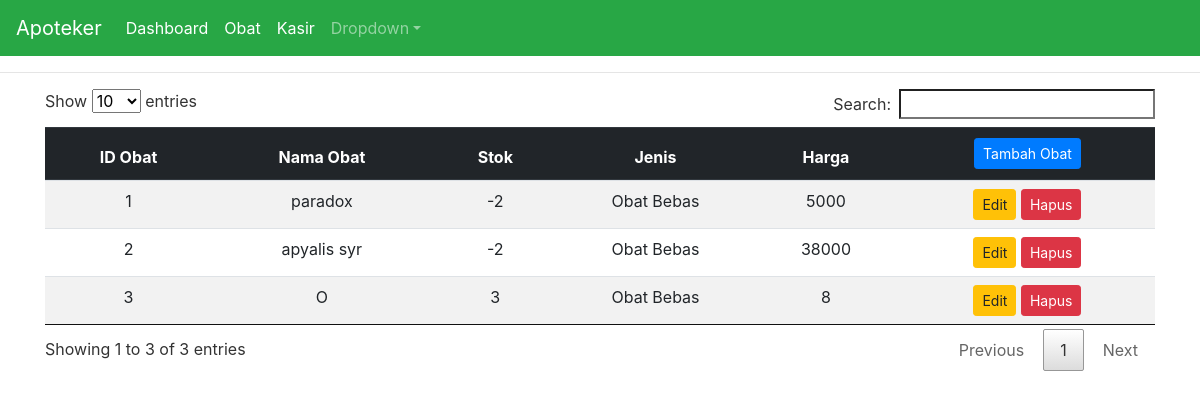
/index.php/apoteker/obat, run on the app's committed database.
### tables this page shows
CREATE TABLE `t_obat` (
  `id_obat` int(11) NOT NULL,
  `kode_obat` varchar(10) NOT NULL,
  `nama_obat` varchar(50) NOT NULL,
  `stok` int(11) NOT NULL,
  `harga` decimal(9,0) NOT NULL,
  `jenis_obat` varchar(50) NOT NULL
);

### application/controllers/Apoteker.php (called while the page is built, shortened)
<?php
class Apoteker extends CI_Controller {
    public function obat()
    {
        $data['obat'] = $this->m->getObat();
        $this->load->view('apotHeader');
        $this->load->view('apoteker/obat',$data);
        $this->load->view('apotFooter');
    }
}

### index.php (called while the page is built, shortened)
<?php
require_once BASEPATH.'core/CodeIgniter.php';

### application/models/M.php (called while the page is built, shortened)
<?php
class M extends CI_Model {
    function getObat()
    {
        $this->db->from('t_obat');
        $this->db->order_by('id_obat', 'desc');
        $q = $this->db->get();
        return $q;
    }
}

### application/views/apoteker/obat.php (the view, shortened to what this page needs)
<div class="container">
    <div class="text-center">
        <table class="table table-striped" id="my">
            <thead class="thead-dark">
                <tr>
                    <th scope="col">ID Obat</th>
                    <th>Nama Obat</th>
                    <th>Stok</th>
                    <th>Jenis</th>
                    <th>Harga</th>
                    <th><button type="button" class="btn btn-sm btn-primary btn-lg" data-toggle="modal" data-target="#obatMod">
  Tambah Obat
</button></th>
                </tr>
            </thead>
            <tbody>
                <?php
                    if($obat->num_rows() > 0){
                        foreach($obat->result() as $o){
                            echo '<tr>
                                <td scope="row">'.$o->id_obat.'</td>
                                <td>'.$o->nama_obat.'</td>
                                <td>'.$o->stok.'</td>
                                <td>'.$o->jenis_obat.'</td>
                                <td>'.$o->harga.'</td>
                                <td>
<button type="button" class="btn btn-sm btn-warning btn-lg" data-toggle="modal" data-target="#e'.$o->id_obat.'">
  Edit
</button>
<div class="modal fade" id="e'.$o->id_obat.'" tabindex="-1" role="dialog" aria-labelledby="jdl" aria-hidden="true">
            '.form_open('apoteker/edtObat/'.$o->id_obat).'
                  <input type="text" class="form-control" name="nama" id="nama" aria-describedby="helpId" value="'.$o->nama_obat.'" placeholder="">
                  <input type="number" class="form-control" name="stok" id="stok" aria-describedby="helpId" value="'.$o->stok.'" placeholder="">
                  <input type="text" class="form-control" name="harga" id="harga" aria-describedby="helpId" value="'.$o->harga.'" placeholder="">
                  <input type="text" class="form-control" name="jenis" id="jenis" aria-describedby="helpId" value="'.$o->jenis_obat.'" placeholder="">
            '.form_close().'
</div>
                                '.anchor('apoteker/delObat/'.$o->id_obat, '<button class="btn btn-sm btn-danger">Hapus</button>').'</td>
                            </tr>';
                        }
                    }else{
                        echo "<tr><td colspan='6'><pre>Data belum/tidak ditemukan!.</pre></td></tr>";
                    }
                ?>
            </tbody>
        </table>
    </div>
</div>

### aset/css/datatables.css (style rules this page uses)
table.dataTable { width:100%;margin:0 auto;clear:both;border-collapse:separate;border-spacing:0 }
table.dataTable thead th,table.dataTable tfoot th { font-weight:bold }
table.dataTable thead th,table.dataTable thead td { padding:10px 18px;border-bottom:1px solid #111 }
table.dataTable thead .sorting,table.dataTable thead .sorting_asc,table.dataTable thead .sorting_desc,table.dataTable thead .sorting_asc_disabled,table.dataTable thead .sorting_desc_disabled { cursor:pointer;*cursor:hand;background-repeat:no-repeat;background-position:center right }
table.dataTable thead .sorting { background-image:url("../images/sort_both.png") }
table.dataTable thead .sorting_asc { background-image:url("../images/sort_asc.png") }
table.dataTable tbody tr { background-color:#ffffff }
table.dataTable tbody th,table.dataTable tbody td { padding:8px 10px }
table.dataTable.no-footer { border-bottom:1px solid #111 }
table.dataTable,table.dataTable th,table.dataTable td { box-sizing:content-box }

### data on the page
t_obat: id_obat "3", nama_obat "O", stok "3", jenis_obat "Obat Bebas", harga "8", id_obat "Hapus"
t_obat: id_obat "2", nama_obat "apyalis syr", stok "-2", jenis_obat "Obat Bebas", harga "38000", id_obat "Hapus"
t_obat: id_obat "1", nama_obat "paradox", stok "-2", jenis_obat "Obat Bebas", harga "5000", id_obat "Hapus"
